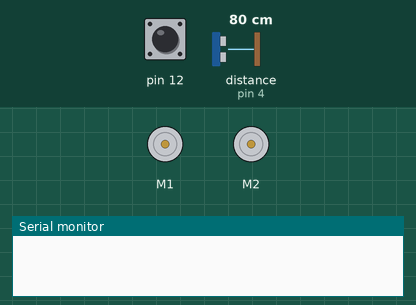
Simulated run of this sketch. Board: Arduino Uno, built with avr-gcc and run on an emulated ATmega328P. Parts: 2 × DC motor (green arrow = forward, orange = backward, longer = faster), the last lines printed to the serial monitor. Inputs (shaded band) come from the test bench; at power-on: pin 12 HIGH, distance to the obstacle (sensor on pin 4) 80 cm. The echo pulse lasts 58.3 µs per cm.

Above: at 0.8 s.
0.9 s: pin 12 pulled LOW for 0.15 s
At 1.7 s:
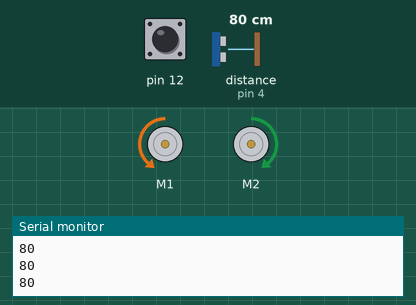
4.0 s: distance to the obstacle (sensor on pin 4) set to 2 cm
At 4.7 s:
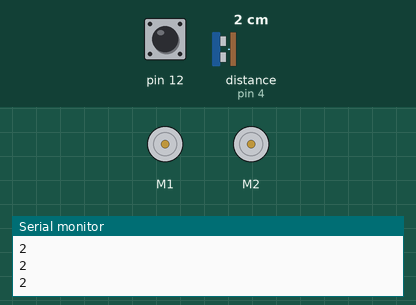
5.5 s: distance to the obstacle (sensor on pin 4) set to 6 cm
At 6.9 s:
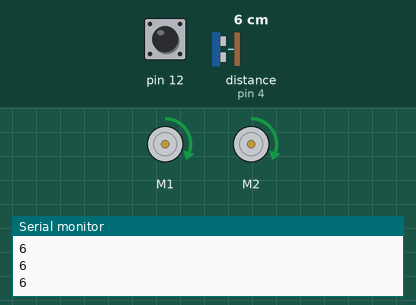
Timing chart, 0 to 8.5 s (numbered marks = the images above; inputs shaded):
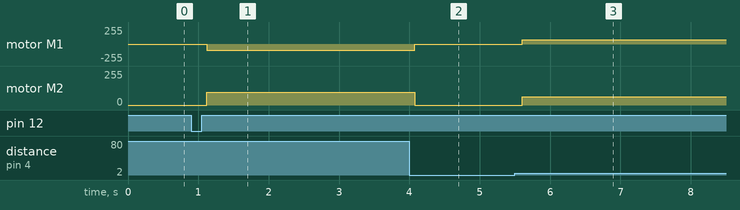

The sketch:

Kadai13_3.ino
```cpp
//演習9.1.5
#include <ZumoMotors.h>          //モータライブラリの読み込み
#include <Pushbutton.h>


const int trig = 2;              //TrigピンをArduinoの2番ピンに
const int echo = 4;              //EchoピンをArduinoの4番ピンに
const int routateTime=4900; //1回転する時間
int mode = 0;//0:未検出 1:検出中 2:キャッチ
int mode2 = 0;//探索時のモード

unsigned long timeNow;
unsigned long timePrev;

ZumoMotors motors;               //ZumoMotorsクラスのインスタンス生成
Pushbutton button(ZUMO_BUTTON);  //Pushbuttonクラスのインスタンスを生成

//距離を計測
int distance() {
  unsigned long interval;        //Echoのパルス幅(μs)
  int dist;                      //距離(cm)

  digitalWrite(trig, HIGH);      //10μsのパルスを超音波センサのTrigピンに出力
  delayMicroseconds(10);
  digitalWrite(trig, LOW);

  interval = pulseIn(echo, HIGH, 23071);               //Echo信号がHIGHである時間(μs)を計測
  dist = (0.61 * 25 + 331.5) * interval / 10000 / 2;   //距離(cm)に変換

  delay(60);                     //trigがHIGHになる間隔を60ms以上空ける（超音波センサの仕様）

  return dist;
}

void setup() {
  // put your setup code here, to run once:
  button.waitForButton();        //ユーザボタンが押されるまで待機
  Serial.begin(9600);            //シリアル通信を9600bpsに初期化
  pinMode(trig, OUTPUT);         //trigを出力ポートに設定
  pinMode(echo, INPUT);          //echoを入力ポートに設定

  timePrev = millis();


}

void changeStatus(){
   int dist = distance();;//超音波センサーの値を格納しておく変数
   Serial.println(dist);             //距離をシリアルモニタに出力
   if(dist>=30 || dist == 0){ //カップを発見できていないなら
      mode = 0;
   }else if(dist < 30 && dist > 4){//カップを発見したら
      mode = 1;
   }else if(dist <=4){//カップをキャッチしたら
      mode = 2;
   }else{//そのほかの時、探索モード
      mode = 0;
   }
}

void tansaku(){
  if(mode2 == 0){ //モードが0の時回転
    motors.setLeftSpeed(-150);
    motors.setRightSpeed(150);
    if(timeNow-timePrev >= routateTime){//1回転したら前進する
      mode2 = 1;
      timePrev = timeNow;
    }
  }if(mode2 == 1){//モードが1の時前進
    motors.setLeftSpeed(100);
    motors.setRightSpeed(100);
    if(timeNow-timePrev >=1000){//1秒前進したら回転に戻る
      mode2 = 0;
      timePrev = timeNow;
    }
  }
}

void loop() {
  // put your main code here, to run repeatedly:
  timeNow = millis();
  changeStatus();
  switch(mode){
    case 0://未探索の時旋回
        tansaku();
        break;
    case 1://発見したとき全身
      motors.setLeftSpeed(100);
      motors.setRightSpeed(100);
      break;

    case 2://キャッチしたとき停止
      motors.setLeftSpeed(0);
      motors.setRightSpeed(0);
  }

}
```

Measured:
- the behaviour switches between 4 and 5 cm on distance to the obstacle (sensor on pin 4) (found by bisection; images 2 and 3)
- after the input at 0.9 s, motor M1: stopped → backward 95/255 after 0.22 s; motor M2: stopped → forward 95/255 after 0.22 s
- after the input at 4.0 s, motor M1: backward 95/255 → stopped after 0.07 s; motor M2: forward 95/255 → stopped after 0.07 s
- after the input at 5.5 s, motor M1, motor M2: stopped → forward 63/255 after 0.10 s
